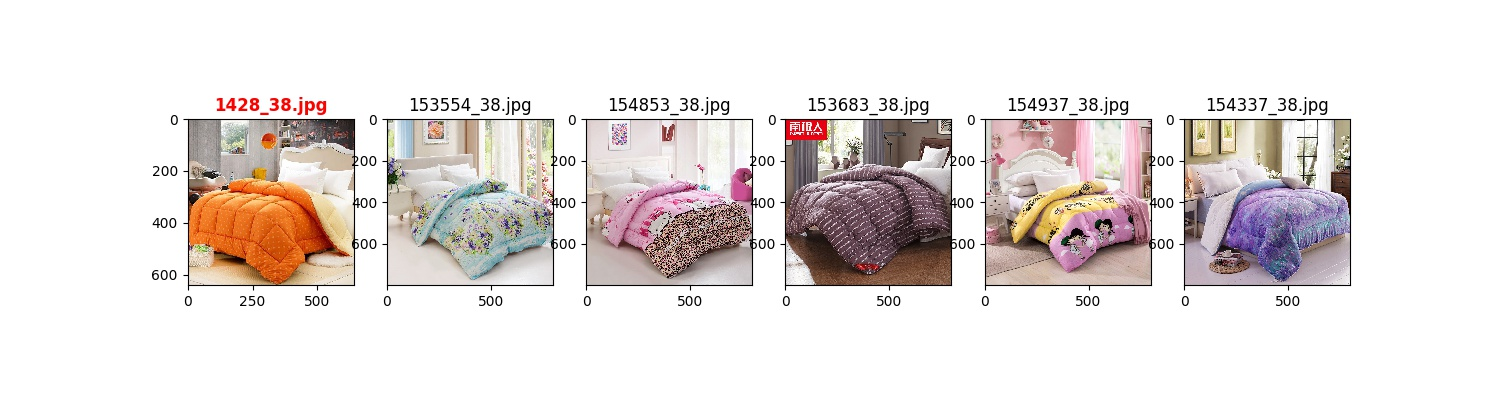
#> input picture assets/1428_38.jpg, 1500 x 400 px, given as the content of the folder /home/ace19/dl_data/dlp_competition/train/negative, which was not available
$ python statistics.py
#> lines starting #> are read from the running program, lines starting #| are printed output that depends on the picture; long printed decimals are rounded; pictures that were not available may be replaced by others from this repository, and a replacement may not be noted
'''
데이터 분포 살펴보기

1. 기술 통계 - 데이터의 분포의 특징을 대표하는 값
    데이터의 숫자 (count)
    평균 (mean, average)
    분산 (variance)
    표준 편차 (standard deviation)
    최댓값 (maximum)
    최솟값 (minimum)
    중앙값 (median)
    사분위수 (quartile)

2. 히스토그램 - 히스토그램은 자료 값이 가질 수 있는 범위를 몇 개의 구간으로 나누고
    각 구간에 해당하는 값의 숫자 혹은 상대적 빈도를 계산하는 방법이다.

3. 커널 밀도 - 커널 밀도는 커널이라고 하는 특정 구간의 분포를 묘사하는 함수의 집합을 사용하여 전체 분포를 묘사하는 방법이다.
    커널 밀도를 사용하면 분포의 전체 모양을 파악하기가 더 쉽다.

TODO: train/val/test dataset 전체에 대한 눈에 보이는 통계가 필요.

'''


import os
import argparse
import cv2
import numpy as np
from matplotlib import pyplot as plt
from scipy import stats
import pandas as pd


def main(args):
    dataset = os.listdir(args.dataset_dir)
    dataset.sort()
    for img in dataset:
        path = os.path.join(args.dataset_dir, img)
        img = cv2.imread(path, 0)
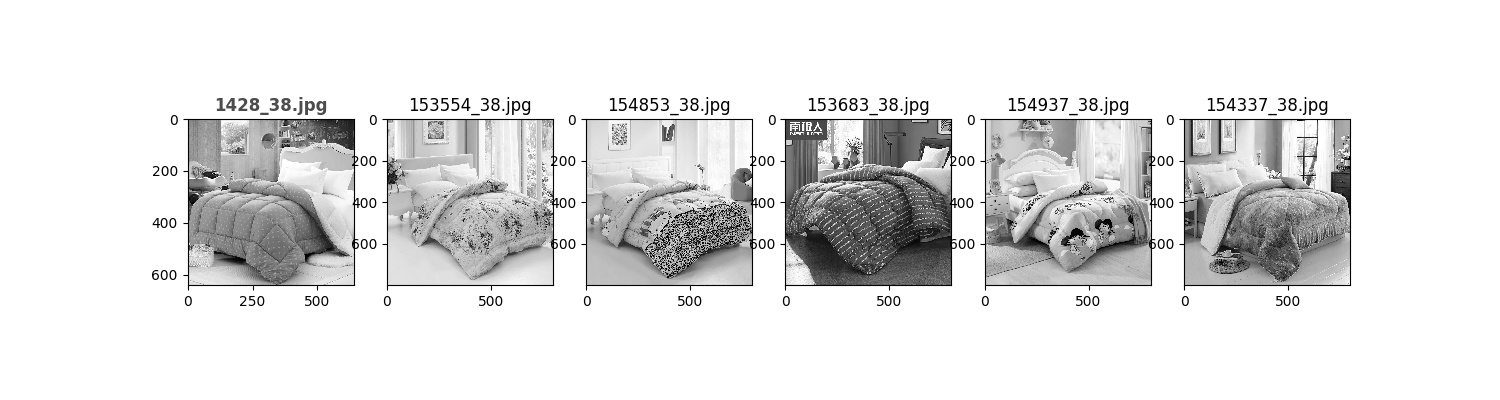
#> img: shape (400, 1500); min 0, max 255, mean 226.1
        s = pd.Series(img.ravel())
        print('image name: ', path.split('/')[-1], '\n', s.describe())
#| image name:  1428_38.jpg
#|  count    600000.000
#| mean        226.135
#| std          57.252
#| min           0
#| 25%         226.000
#| 50%         255.000
#| 75%         255.000
#| max         255.000
#| dtype: float64
        print('--------------------------------------------')
        plt.hist(img.ravel(), 256, [0, 256])
        plt.show()
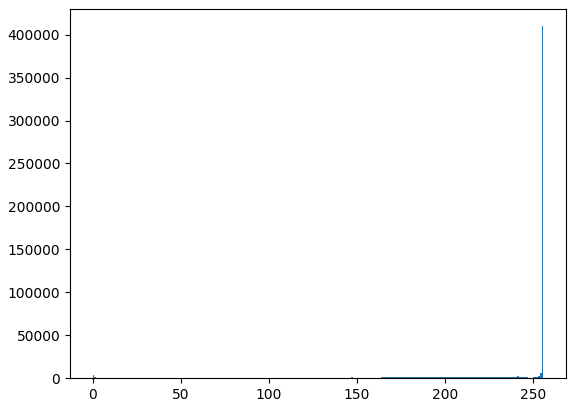
#> figure drawn by matplotlib, 1 panel; tallest bar 409863 high, from x = 255 to 256


if __name__ == '__main__':
    parser = argparse.ArgumentParser()
    parser.add_argument(
        '--dataset_dir',
        type=str,
        default='/home/ace19/dl_data/dlp_competition/train/negative',
        help='Where is image to load'
    )

    args = parser.parse_args()
    main(args)

$ run again, on assets/1596_38.jpg
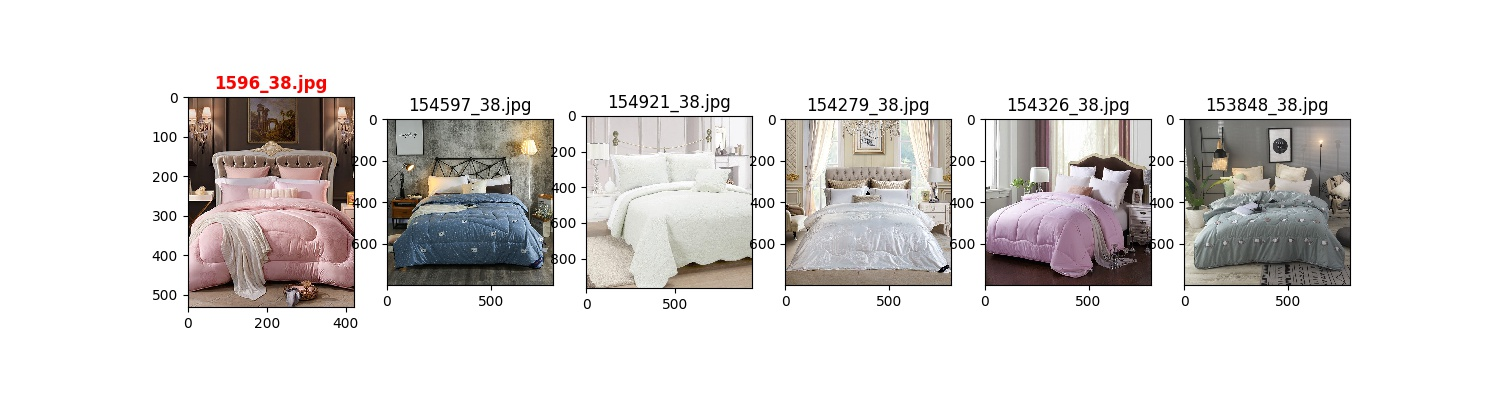
#> input picture assets/1596_38.jpg, 1500 x 400 px, given as the content of the folder /home/ace19/dl_data/dlp_competition/train/negative, which was not available
#> in main, `img = cv2.imread(path, 0)`:
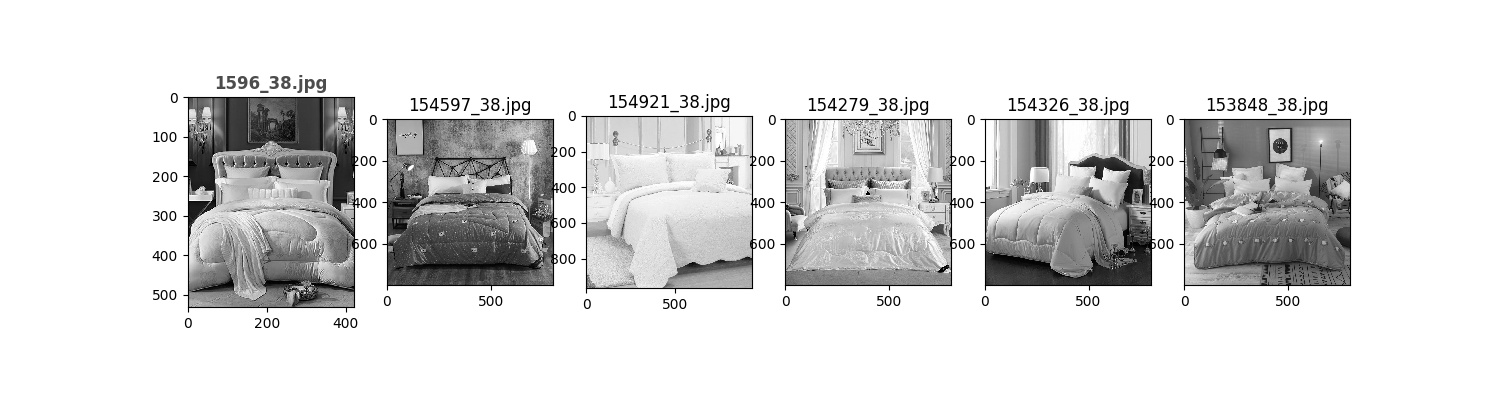
#> img: shape (400, 1500); min 0, max 255, mean 220.3
#| image name:  1596_38.jpg
#|  count    600000.000
#| mean        220.335
#| std          63.845
#| min           0
#| 25%         212.000
#> (further printed lines are left out)
#> in main, `plt.show()`:
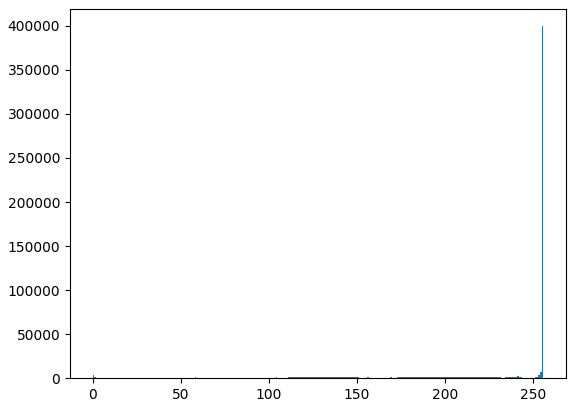
#> figure drawn by matplotlib, 1 panel; tallest bar 399607 high, from x = 255 to 256

$ run again, on assets/1611_14.jpg
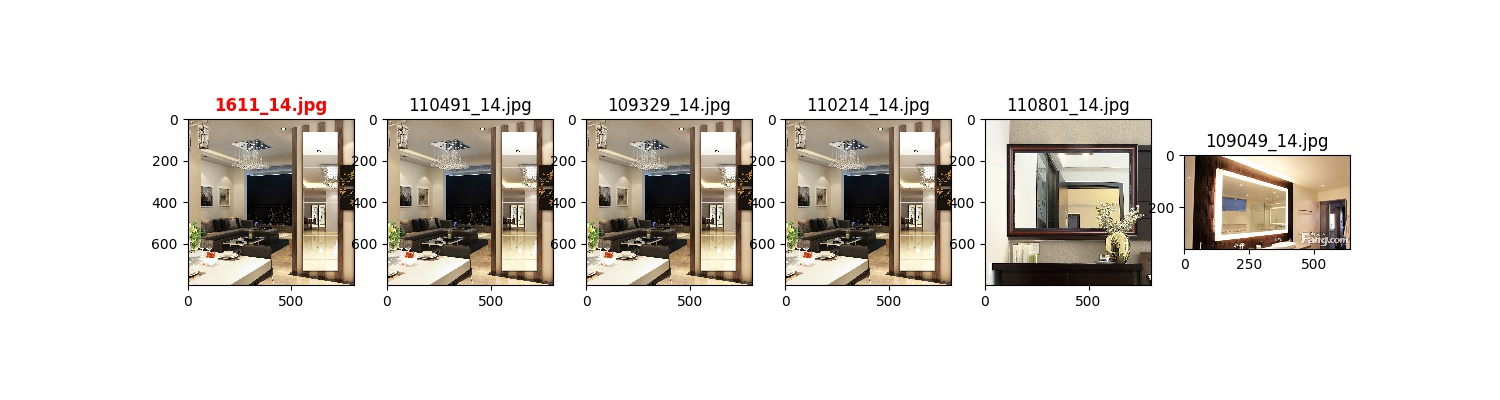
#> input picture assets/1611_14.jpg, 1500 x 400 px, given as the content of the folder /home/ace19/dl_data/dlp_competition/train/negative, which was not available
#> in main, `img = cv2.imread(path, 0)`:
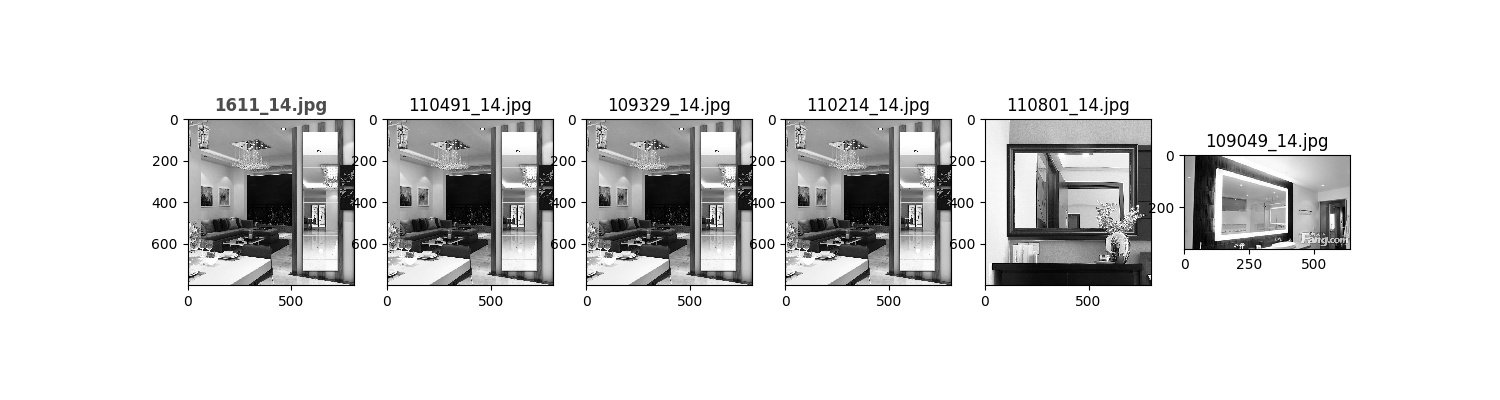
#> img: shape (400, 1500); min 0, max 255, mean 222.2
#| image name:  1611_14.jpg
#|  count    600000.000
#| mean        222.205
#| std          67.060
#| min           0
#| 25%         241.000
#> (further printed lines are left out)
#> in main, `plt.show()`:
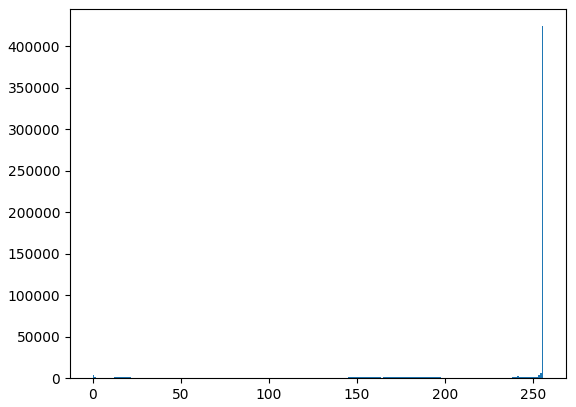
#> figure drawn by matplotlib, 1 panel; tallest bar 423953 high, from x = 255 to 256
